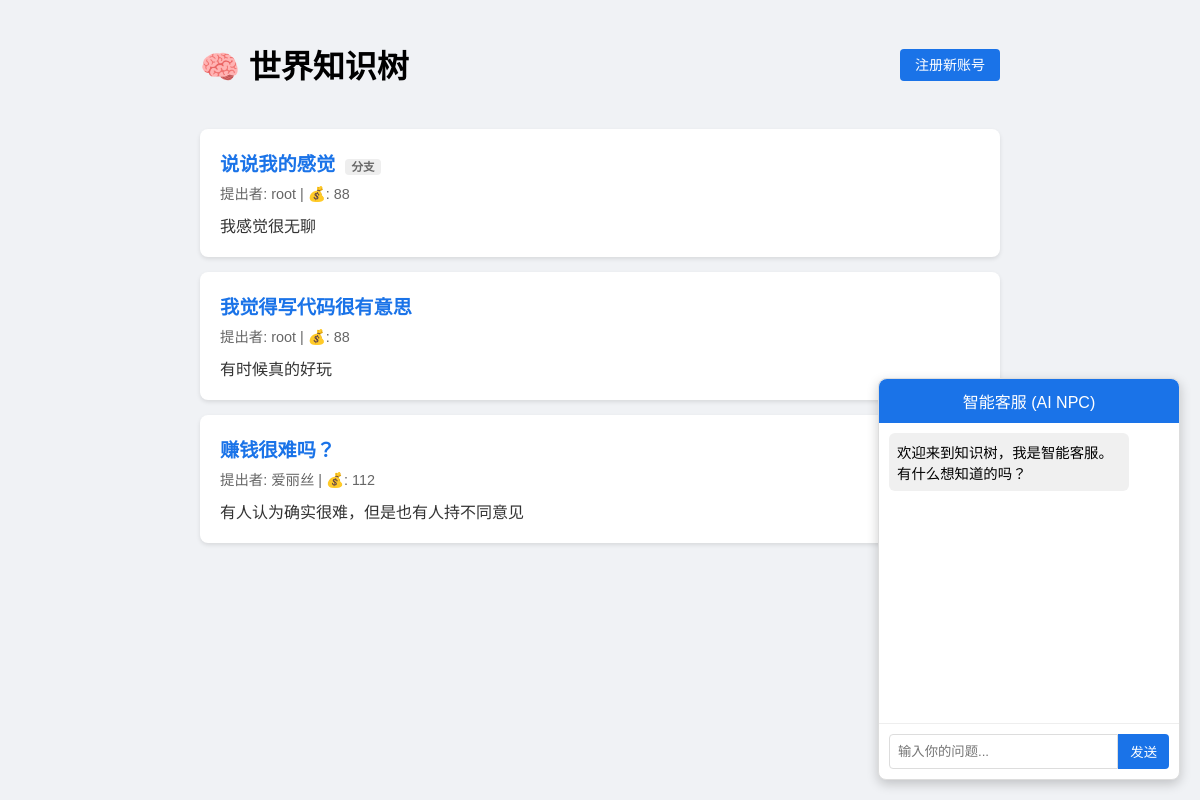
The page / on the database its author committed.
### universe/models.py (models this page shows, shortened)
class MindNode(models.Model):
    title = models.CharField(max_length=200, verbose_name="观点标题")
    content = models.TextField(verbose_name="详细观点")
    creator = models.ForeignKey(Player, on_delete=models.CASCADE, verbose_name="提出者")
    parent = models.ForeignKey('self', null=True, blank=True, on_delete=models.CASCADE, related_name='children', verbose_name="父观点")
    created_at = models.DateTimeField(auto_now_add=True, verbose_name="创建时间")

class Player(AbstractUser):
    coins = models.IntegerField(default=100, verbose_name="金币")
    level = models.IntegerField(default=1, verbose_name="等级")
    bio = models.TextField(blank=True, verbose_name="个人简介")

### universe/views.py (the view)
# urls.py: path('', views.index, name='index'),
def index(request):
    nodes = MindNode.objects.all().order_by('-created_at') # 按时间倒序，新的在上面
    context = {'nodes': nodes}
    return render(request, 'index.html', context)

### universe/templates/index.html (shortened to what this page needs)
<!DOCTYPE html>
<html>
<head>
</head>
<body>
    <div class="header">
        <h1>🧠 世界知识树</h1>
        <div>
            {% if user.is_authenticated %}
                <span class="user-info">👋 你好, {{ user.username }} (💰{{ user.coins }})</span>
                <a href="/create/" class="btn" style="background-color: #34a853; margin-left: 10px;">+ 发布观点</a>
                <a href="/transfer/" class="btn" style="background-color: #fbbc05; margin-left: 5px;">💸 转账</a>
                <a href="/logout/" style="margin-left: 10px; color: #666; font-size: 0.9em;">[退出]</a>
            {% else %}
                <a href="/register/" class="btn">注册新账号</a>
            {% endif %}
        </div>
    </div>
    {% for node in nodes %}
        <div class="card">
            <div style="display: flex; justify-content: space-between; align-items: start;">
                <div class="title">
                    <a href="/node/{{ node.id }}/" style="text-decoration: none; color: #1a73e8;">{{ node.title }}</a>
                    {% if node.parent %}
                        <span style="font-size: 0.6em; color: #666; background: #eee; padding: 2px 6px; border-radius: 4px; margin-left: 5px;">分支</span>
                    {% endif %}
                </div>
            </div>
            <div class="author">提出者: {{ node.creator.username }} | 💰: {{ node.creator.coins }}</div>
            <div class="content">{{ node.content }}</div>
        </div>
    {% empty %}
        <p style="text-align: center;">这个世界还是一片荒芜。</p>
    {% endfor %}
    <div id="chat-widget">
        <div id="chat-header">智能客服 (AI NPC)</div>
        <div id="chat-body">
            <div class="msg ai-msg">欢迎来到知识树，我是智能客服。有什么想知道的吗？</div>
        </div>
        <div id="chat-input-container">
            <input type="text" id="chat-input" placeholder="输入你的问题..." required>
            <button id="chat-send">发送</button>
        </div>
    </div>
</body>
</html>

### universe/templates/index.html (style rules this page uses)
body { font-family: sans-serif; background-color: #f0f2f5; padding: 20px; max-width: 800px; margin: 0 auto; }
.header { display: flex; justify-content: space-between; align-items: center; margin-bottom: 20px; }
.card { background: white; padding: 20px; margin-bottom: 15px; border-radius: 8px; box-shadow: 0 2px 4px rgba(0,0,0,0.1); }
.title { color: #1a73e8; font-size: 1.2em; font-weight: bold; }
.author { color: #666; font-size: 0.9em; margin-top: 5px; }
.content { margin-top: 10px; color: #333; }
.btn { text-decoration: none; padding: 8px 15px; border-radius: 4px; color: white; background-color: #1a73e8; font-size: 14px; }
#chat-widget { position: fixed; bottom: 20px; right: 20px; width: 300px; height: 400px; background: white; border: 1px solid #ddd; border-radius: 8px; box-shadow: 0 4px 12px rgba(0,0,0,0.2); display: flex; flex-direction: column; z-index: 1000; }
#chat-header { background: #1a73e8; color: white; padding: 10px; border-top-left-radius: 8px; border-top-right-radius: 8px; cursor: pointer; text-align: center; }
#chat-body { flex-grow: 1; padding: 10px; overflow-y: auto; border-bottom: 1px solid #eee; }
.msg { margin-bottom: 10px; padding: 8px; border-radius: 6px; max-width: 80%; font-size: 0.9em; }
.ai-msg { background: #f0f0f0; margin-right: auto; }
#chat-input-container { padding: 10px; display: flex; }
#chat-input { flex-grow: 1; padding: 8px; border: 1px solid #ddd; border-radius: 4px 0 0 4px; }
#chat-send { background: #1a73e8; color: white; border: none; padding: 8px 12px; border-radius: 0 4px 4px 0; cursor: pointer; }

### rows shown on the page
MindNode: title "说说我的感觉", shows "分支", creator.username "root", creator.coins "88", content "我感觉很无聊"
MindNode: title "我觉得写代码很有意思", creator.username "root", creator.coins "88", content "有时候真的好玩"
MindNode: title "赚钱很难吗？", creator.username "爱丽丝", creator.coins "112", content "有人认为确实很难，但是也有人持不同意见"
